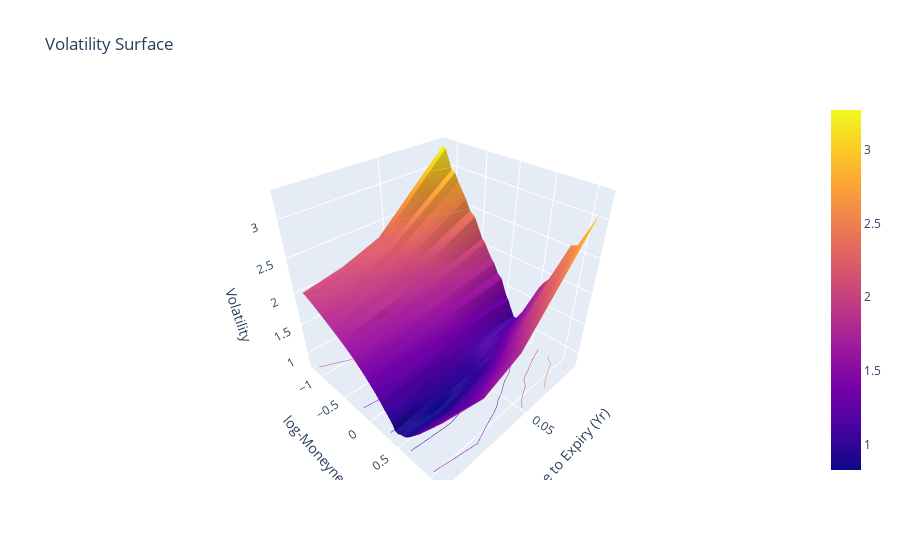

The cell this chart's notebook holds for it:
### Code cell
fig = plot_volatility_surface(
	time=time,
	volatility_surface=vix_vs,
	quantity_method="empirical_pricing_implied_volatility",
	pricing_model=PricingModel("Black-76"),
	# plot_parameters={"moneyness": False, "time_to_expiry": False, "log_moneyness": False, "mid_price": True},
)
fig.show()

### Figure 1 — Plotly figure (JSON) as saved in the notebook; plotly's stock layout.template omitted (floating-point values rounded to 4 significant figures; data arrays with more than 128 entries replaced by an {"elided": "..."} marker saying what was removed)
{"data": [{"contours": {"z": {"highlightcolor": "limegreen", "project": {"z": true}, "show": true, "usecolormap": true}}, "type": "surface", "x": [0.01644, 0.05479, 0.07397, 0.09315], "y": [1.114, 1.019, 0.9322, 0.8521, 0.778, 0.709, 0.6445, 0.5839, 0.5267, 0.4726, 0.4213, 0.3725, 0.326, 0.2816, 0.239, 0.1982, 0.159, 0.1212, 0.08487, 0.04977, 0.01587, -0.06417, -0.1383, -0.2073, -0.2718, -0.3324, -0.3896, -0.4437, -0.495, -0.5903, -0.6773, -0.7573, -0.8314, -0.9004, -0.965, -1.026, -1.083, -1.137, -1.188], "z": {"elided": "39x4 float values"}}], "layout": {"scene": {"aspectmode": "cube", "xaxis": {"title": {"text": "Time to Expiry (Yr)"}}, "yaxis": {"title": {"text": "log-Moneyness"}}, "zaxis": {"title": {"text": "Volatility"}}}, "title": {"text": "Volatility Surface"}}}
